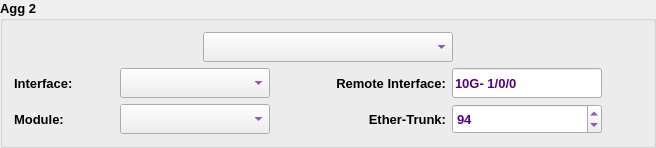
           <widget class="QGroupBox" name="groupBox_15">
            <property name="font">
             <font>
              <family>Tahoma</family>
              <pointsize>10</pointsize>
              <weight>75</weight>
              <bold>true</bold>
             </font>
            </property>
            <property name="title">
             <string>Agg 2</string>
            </property>
            <layout class="QVBoxLayout" name="verticalLayout_23">
             <item>
              <layout class="QHBoxLayout" name="horizontalLayout_55">
               <item>
                <spacer name="horizontalSpacer_71">
                 <property name="font">
                  <font>
                   <family>Tahoma</family>
                   <pointsize>10</pointsize>
                  </font>
                 </property>
                 <property name="orientation">
                  <enum>Qt::Horizontal</enum>
                 </property>
                 <property name="sizeHint" stdset="0">
                  <size>
                   <width>40</width>
                   <height>20</height>
                  </size>
                 </property>
                </spacer>
               </item>
               <item>
                <widget class="QComboBox" name="agg2CB">
                 <property name="minimumSize">
                  <size>
                   <width>250</width>
                   <height>30</height>
                  </size>
                 </property>
                 <property name="maximumSize">
                  <size>
                   <width>250</width>
                   <height>30</height>
                  </size>
                 </property>
                 <property name="font">
                  <font>
                   <family>Tahoma</family>
                   <pointsize>10</pointsize>
                   <weight>75</weight>
                   <bold>true</bold>
                  </font>
                 </property>
                 <property name="styleSheet">
                  <string notr="true">color: rgb(85, 0, 127);</string>
                 </property>
                </widget>
               </item>
               <item>
                <spacer name="horizontalSpacer_72">
                 <property name="font">
                  <font>
                   <family>Tahoma</family>
                   <pointsize>10</pointsize>
                  </font>
                 </property>
                 <property name="orientation">
                  <enum>Qt::Horizontal</enum>
                 </property>
                 <property name="sizeHint" stdset="0">
                  <size>
                   <width>40</width>
                   <height>20</height>
                  </size>
                 </property>
                </spacer>
               </item>
              </layout>
             </item>
             <item>
              <layout class="QHBoxLayout" name="horizontalLayout_56">
               <item>
                <widget class="QLabel" name="label_54">
                 <property name="minimumSize">
                  <size>
                   <width>100</width>
                   <height>30</height>
                  </size>
                 </property>
                 <property name="maximumSize">
                  <size>
                   <width>100</width>
                   <height>30</height>
                  </size>
                 </property>
                 <property name="font">
                  <font>
                   <family>Tahoma</family>
                   <pointsize>10</pointsize>
                   <weight>75</weight>
                   <bold>true</bold>
                  </font>
                 </property>
                 <property name="text">
                  <string>Interface:</string>
                 </property>
                </widget>
               </item>
               <item>
                <widget class="QComboBox" name="agg2IntCB">
                 <property name="minimumSize">
                  <size>
                   <width>150</width>
                   <height>30</height>
                  </size>
                 </property>
                 <property name="maximumSize">
                  <size>
                   <width>150</width>
                   <height>30</height>
                  </size>
                 </property>
                 <property name="font">
                  <font>
                   <family>Tahoma</family>
                   <pointsize>10</pointsize>
                   <weight>75</weight>
                   <bold>true</bold>
                  </font>
                 </property>
                 <property name="styleSheet">
                  <string notr="true">color: rgb(85, 0, 127);</string>
                 </property>
                </widget>
               </item>
               <item>
                <widget class="QLabel" name="label_55">
                 <property name="minimumSize">
                  <size>
                   <width>170</width>
                   <height>30</height>
                  </size>
                 </property>
                 <property name="maximumSize">
                  <size>
                   <width>170</width>
                   <height>30</height>
                  </size>
                 </property>
                 <property name="font">
                  <font>
                   <family>Tahoma</family>
                   <pointsize>10</pointsize>
                   <weight>75</weight>
                   <bold>true</bold>
                  </font>
                 </property>
                 <property name="text">
                  <string>Remote Interface:</string>
                 </property>
                 <property name="alignment">
                  <set>Qt::AlignRight|Qt::AlignTrailing|Qt::AlignVCenter</set>
                 </property>
                </widget>
               </item>
               <item>
                <widget class="QLineEdit" name="agg2RemoteIntLE">
                 <property name="sizePolicy">
                  <sizepolicy hsizetype="Expanding" vsizetype="Preferred">
                   <horstretch>0</horstretch>
                   <verstretch>0</verstretch>
                  </sizepolicy>
                 </property>
                 <property name="minimumSize">
                  <size>
                   <width>150</width>
                   <height>30</height>
                  </size>
                 </property>
                 <property name="maximumSize">
                  <size>
                   <width>150</width>
                   <height>30</height>
                  </size>
                 </property>
                 <property name="font">
                  <font>
                   <family>Tahoma</family>
                   <pointsize>10</pointsize>
                   <weight>75</weight>
                   <bold>true</bold>
                  </font>
                 </property>
                 <property name="styleSheet">
                  <string notr="true">color: rgb(85, 0, 127);</string>
                 </property>
                 <property name="text">
                  <string>10G- 1/0/0</string>
                 </property>
                 <property name="placeholderText">
                  <string>10G-1/0/0</string>
                 </property>
                </widget>
               </item>
               <item>
                <spacer name="horizontalSpacer_73">
                 <property name="font">
                  <font>
                   <family>Tahoma</family>
                   <pointsize>10</pointsize>
                  </font>
                 </property>
                 <property name="orientation">
                  <enum>Qt::Horizontal</enum>
                 </property>
                 <property name="sizeHint" stdset="0">
                  <size>
                   <width>40</width>
                   <height>20</height>
                  </size>
                 </property>
                </spacer>
               </item>
              </layout>
             </item>
             <item>
              <layout class="QHBoxLayout" name="horizontalLayout_57">
               <item>
                <widget class="QLabel" name="label_56">
                 <property name="minimumSize">
                  <size>
                   <width>100</width>
                   <height>30</height>
                  </size>
                 </property>
                 <property name="maximumSize">
                  <size>
                   <width>100</width>
                   <height>30</height>
                  </size>
                 </property>
                 <property name="font">
                  <font>
                   <family>Tahoma</family>
                   <pointsize>10</pointsize>
                   <weight>75</weight>
                   <bold>true</bold>
                  </font>
                 </property>
                 <property name="text">
                  <string>Module:</string>
                 </property>
                 <property name="alignment">
                  <set>Qt::AlignLeading|Qt::AlignLeft|Qt::AlignVCenter</set>
                 </property>
                </widget>
               </item>
               <item>
                <widget class="QComboBox" name="agg2ModCB">
                 <property name="minimumSize">
                  <size>
                   <width>150</width>
                   <height>30</height>
                  </size>
                 </property>
                 <property name="maximumSize">
                  <size>
                   <width>150</width>
                   <height>30</height>
                  </size>
                 </property>
                 <property name="font">
                  <font>
                   <family>Tahoma</family>
                   <pointsize>10</pointsize>
                   <weight>75</weight>
                   <bold>true</bold>
                  </font>
                 </property>
                 <property name="styleSheet">
                  <string notr="true">color: rgb(85, 0, 127);</string>
                 </property>
                </widget>
               </item>
               <item>
                <widget class="QLabel" name="label_57">
                 <property name="minimumSize">
                  <size>
                   <width>170</width>
                   <height>30</height>
                  </size>
                 </property>
                 <property name="maximumSize">
                  <size>
                   <width>170</width>
                   <height>30</height>
                  </size>
                 </property>
                 <property name="font">
                  <font>
                   <family>Tahoma</family>
                   <pointsize>10</pointsize>
                   <weight>75</weight>
                   <bold>true</bold>
                  </font>
                 </property>
                 <property name="text">
                  <string>Ether-Trunk:</string>
                 </property>
                 <property name="alignment">
                  <set>Qt::AlignRight|Qt::AlignTrailing|Qt::AlignVCenter</set>
                 </property>
                </widget>
               </item>
               <item>
                <widget class="QSpinBox" name="agg2EthSB">
                 <property name="minimumSize">
                  <size>
                   <width>150</width>
                   <height>30</height>
                  </size>
                 </property>
                 <property name="maximumSize">
                  <size>
                   <width>150</width>
                   <height>30</height>
                  </size>
                 </property>
                 <property name="font">
                  <font>
                   <family>Tahoma</family>
                   <pointsize>10</pointsize>
                   <weight>75</weight>
                   <bold>true</bold>
                  </font>
                 </property>
                 <property name="styleSheet">
                  <string notr="true">color: rgb(85, 0, 127);</string>
                 </property>
                 <property name="maximum">
                  <number>1000</number>
                 </property>
                 <property name="value">
                  <number>94</number>
                 </property>
                </widget>
               </item>
               <item>
                <spacer name="horizontalSpacer_74">
                 <property name="font">
                  <font>
                   <family>Tahoma</family>
                   <pointsize>10</pointsize>
                  </font>
                 </property>
                 <property name="orientation">
                  <enum>Qt::Horizontal</enum>
                 </property>
                 <property name="sizeHint" stdset="0">
                  <size>
                   <width>40</width>
                   <height>20</height>
                  </size>
                 </property>
                </spacer>
               </item>
              </layout>
             </item>
            </layout>
           </widget>
